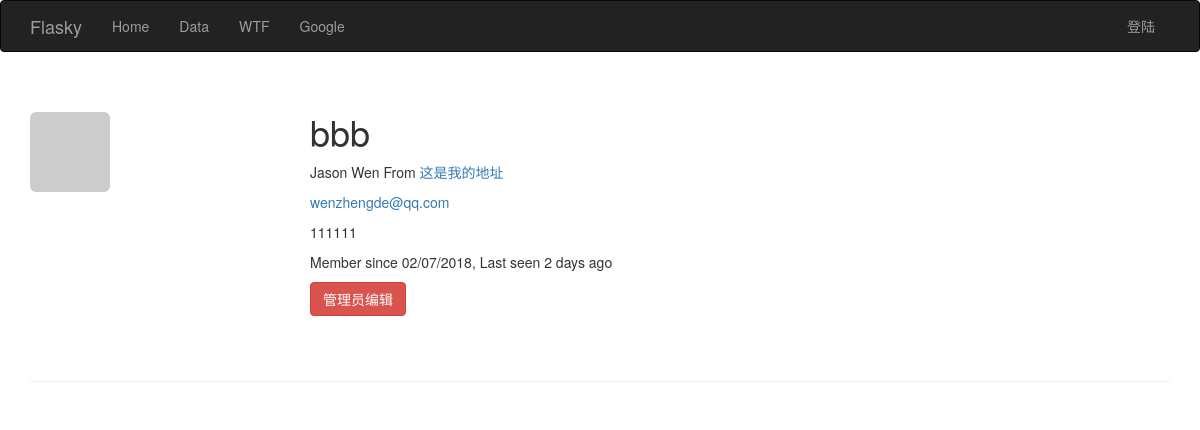
/user/bbb, run on an earlier commit of the app's database.
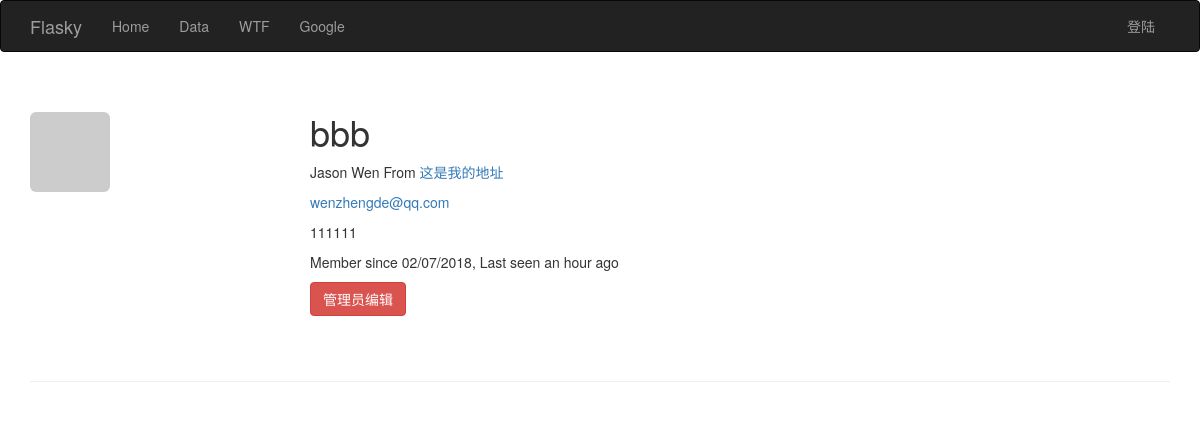
And on a later commit of the database.
### app/models.py (models this page shows, shortened)
class User(UserMixin,db.Model):
    __tablename__ = 'users'
    id = db.Column(db.Integer, primary_key=True)
    email = db.Column(db.String(64),unique=True,index=True)
    username = db.Column(db.String(64), unique=True, index=True)
    password_hash = db.Column(db.String(128))
    role_id = db.Column(db.Integer, db.ForeignKey('roles.id'))
    confirmed = db.Column(db.Boolean,default=False)
    name = db.Column(db.String(64))
    location = db.Column(db.String(64))
    about_me = db.Column(db.Text())
    member_since = db.Column(db.DateTime(),default=datetime.utcnow)
    last_seen = db.Column(db.DateTime(),default=datetime.utcnow)
    avatar_hash = db.Column(db.String(32))
    post = db.relationship('Post',backref='author',lazy='dynamic')
    @property
    def password(self):
        raise AttributeError('password is not a readable attribute')
    def gravatar(self,size=100,default='identicon',rating='g'):
        if request.is_secure:
            url = 'https://secure.gravatar.com/avatar'
        else:
            url = 'http://www.gravatar.com/avatar'
        hash = self.avatar_hash
        return '{url}/{hash}?s={size}&d={default}&r={rating}'.format(url=url,hash=hash,size=size,default=default,rating=rating)

### app/main/views.py (the view)
@main.route('/user/<username>')
def user(username):
    user = User.query.filter_by(username = username).first()
    if user is None:
        abort(404)
    return render_template('user.html',user=user)

### app/auth/views.py (called while the page is built)
@auth.before_app_request
def before_request():
    if current_user.is_authenticated:
        current_user.ping()
        if not current_user.confirmed and request.endpoint[:5] !='auth.':
            return  redirect(url_for('auth.unconfirmed'))

### app/main/__init__.py (called while the page is built)
@main.app_context_processor
def inject_permissions():
    return dict(Permission=Permission)

### app/templates/user.html (shortened to what this page needs)
{% extends "base.html" %}
{% block page_content %}
<div class="page-header">
    <img class="img-rounded profile-thumbnail" src="{{ user.gravatar(size=256) }}">
    <div class="profile-header">
        <h1>{{ user.username }}</h1>
        {% if user.name or user.location %}
        <p>
        {% if user.name %}
            {{ user.name }}
        {% endif %}
        {% if user.location %}
            From <a href="http://maps.google.com/?q={{ user.location }}">{{ user.location }}</a>
        {% endif %}
        </p>
    {% endif %}
    {% if current_user.is_administrator %}
    <p><a href="mailto:{{ user.email }}">{{ user.email }}</a> </p>
    {% endif %}
    {% if user.about_me %}<p>{{ user.about_me }}</p>
    {% endif %}
    <p>
        Member since {{ moment(user.member_since).format('L') }},
        Last seen {{ moment(user.last_seen).fromNow() }}
    </p>
    <p>
    {% if current_user.is_administrator %}
        <a class="btn btn-danger"
           href="{{ url_for('.edit_profile_admin',id=user.id) }}">
        管理员编辑
        </a>
    {% endif %}
    </p>
    </div>
</div>
{% endblock %}

### app/templates/base.html (shortened to what this page needs)
{% extends "bootstrap/base.html" %}
{% block head %}
{{ super() }}
    <link rel="stylesheet" type="text/css" href="{{ url_for('static', filename='styles.css') }}">
{% endblock %}
{% block navbar %}
<div class="navbar navbar-inverse" role="navigation">
    <div class="container">
        <div class="navbar-header">
            <a class="navbar-brand" href="/">Flasky</a>
        </div>
        <div class="navbar-collapse collapse">
            <ul class="nav navbar-nav">
                <li><a href="/">Home</a></li>
                <li><a href="/data">Data</a></li>
                <li><a href="/wtf">WTF</a></li>
                <li><a href="/redirect">Google</a></li>
            </ul>
            <ul class="nav navbar-nav navbar-right">
                {% if current_user.is_authenticated %}
                    <li class="dropdown">
                        <a href="#" class="dropdown-toggle" data-toggle="dropdown">{{ current_user.email }} <b class="caret"></b></a>
                        <ul class="dropdown-menu">
                            <li><a href="{{ url_for('main.user',username=current_user.username) }}">账号详情</a> </li>
                            <li><a href="{{ url_for('auth.change_password') }}">修改密码</a></li>
                            <li><a href="{{ url_for('auth.change_email_request') }}">修改Email地址</a></li>
                            <li><a href="{{ url_for('auth.logout') }}">退出</a></li>
                        </ul>
                    </li>
                {% else %}
                    <li><a href="{{ url_for('auth.login') }}">登陆</a></li>
                {% endif %}
        </div>
    </div>
</div>
{% endblock %}
{% block content %}
<div class="container">
    {% block page_content %}{% endblock %}
</div>
{% endblock %}

### app/static/styles.css (style rules this page uses)
.profile-thumbnail { position: absolute; }
.profile-header { min-height: 260px; margin-left: 280px; }

What changed in the data, as far as the page shows it:
changed User "bbb": last_seen "2 days ago" → "an hour ago"
